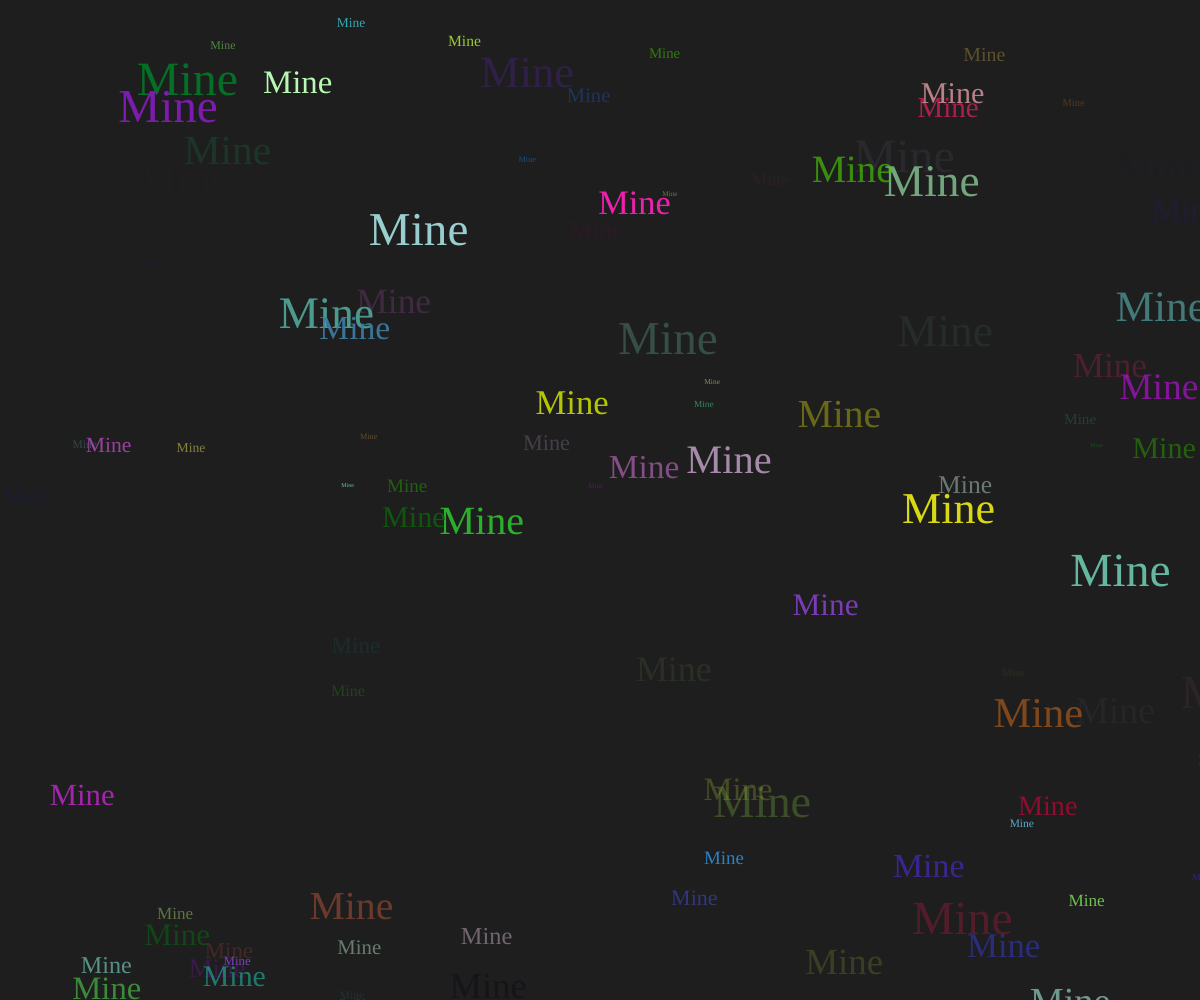
Frame 1 (no input)
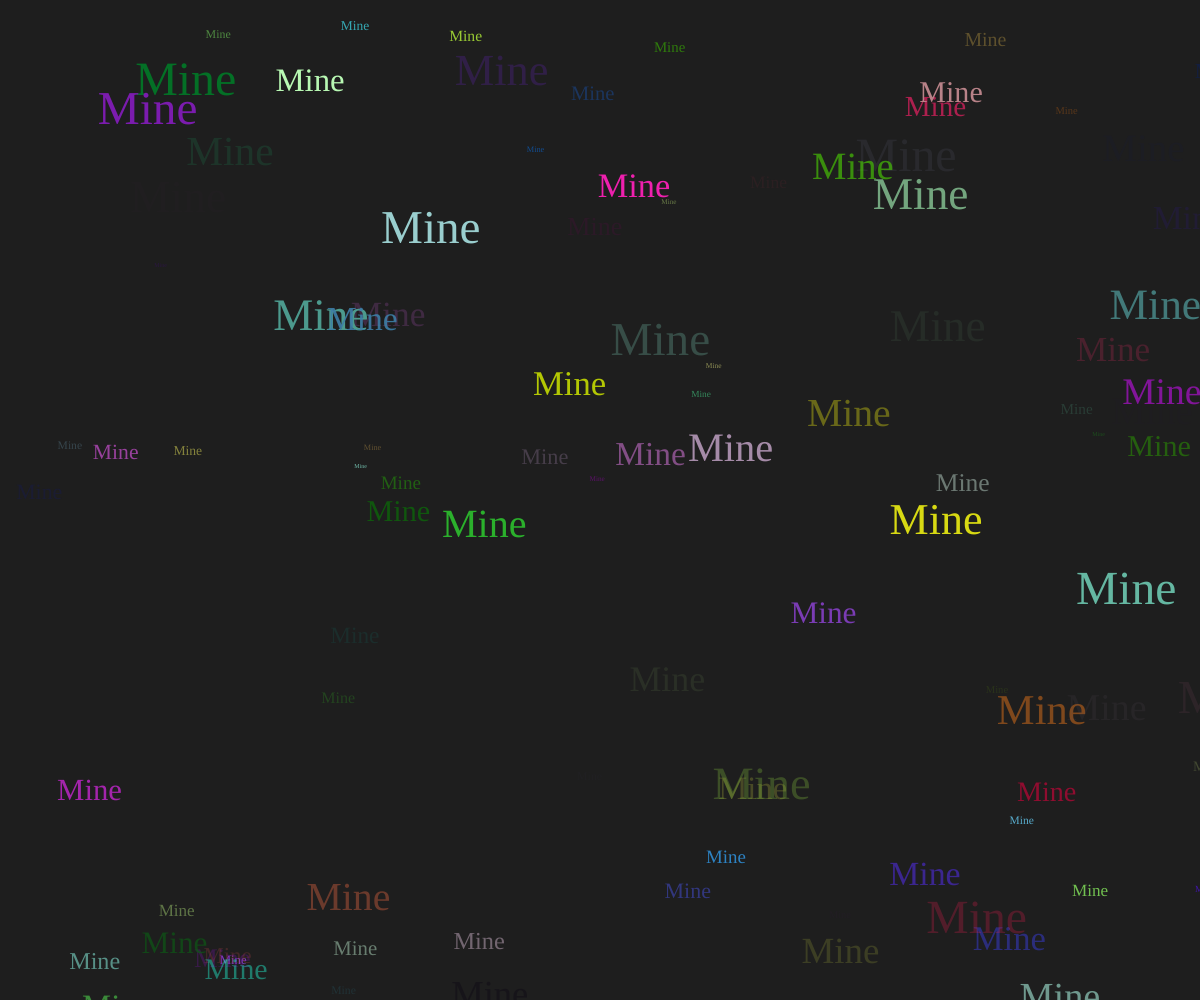
Frame 60 (no input)
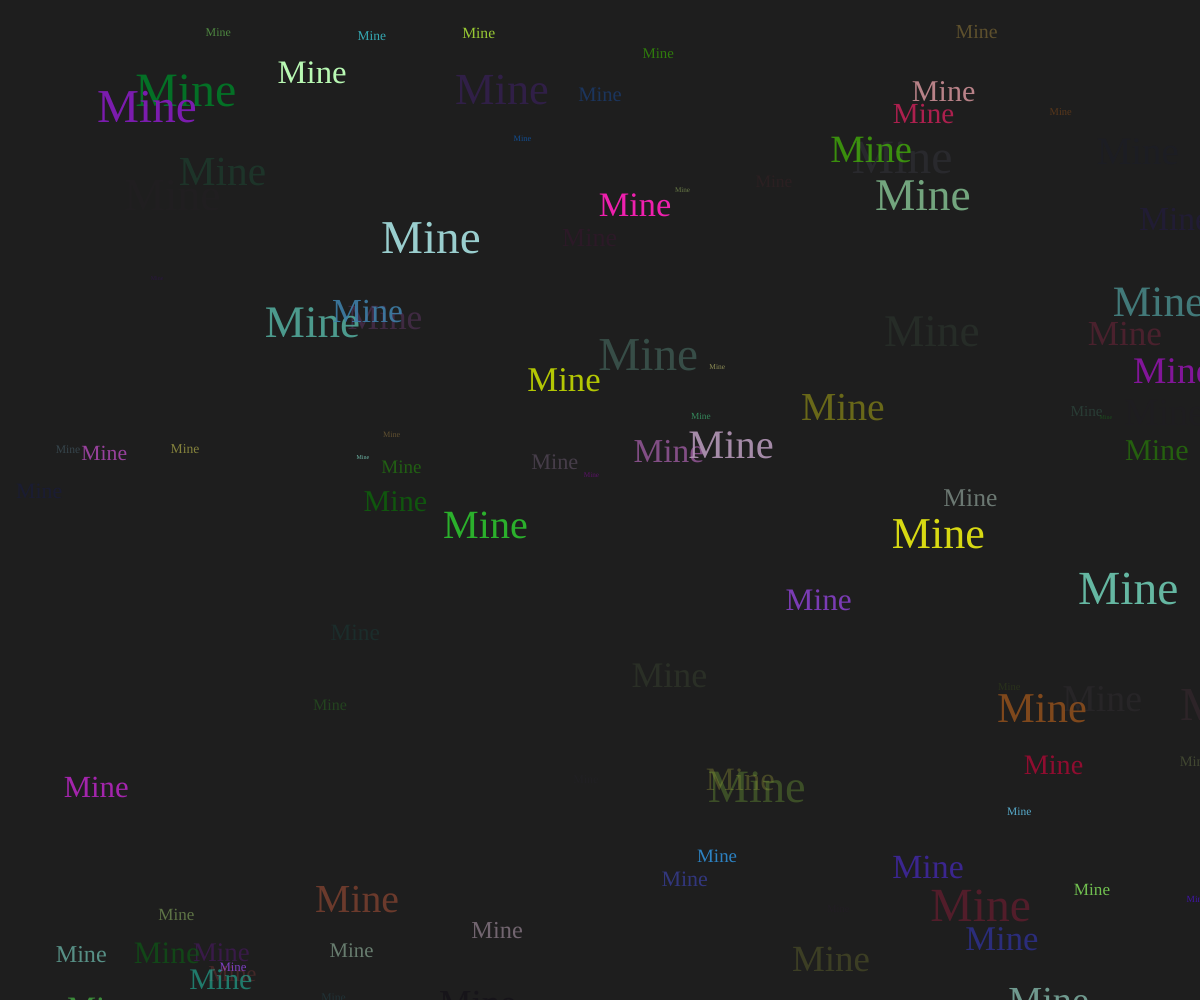
Frame 120 (the mouse pressed at the canvas centre since frame 60)

The p5.js sketch that drew these frames (run headless with seeded random() and noise() and a simulated clock; from frame 60 on, the mouse is pressed at the canvas centre):

// p5.js sketch
// ── sketch.js
let canvas;
let paragraphs = [];
let num_paragraph = 100;
let x = 0;
let y = 0;

// Resive the canvas when the size of the browser changes
function windowResized() {
	resizeCanvas(windowWidth, windowHeight);
	setup();
}

function setup() {
	canvas = createCanvas(windowWidth, windowHeight);
	canvas.position(0, 0);
	canvas.style('z-index', '-1');

	for (let i = 0; i < num_paragraph; i++) {
		paragraphs.push(createP('Mine'));
		let size = random(0.25, 3);
		let opacity = random();
		let red = random(255);
		let green = random(255);
		let blue = random(255);
		paragraphs[i].style('font-size', `${size}em`);
		paragraphs[i].style('font-family', '"Gill Sans"');
		paragraphs[i].style('opacity', `${opacity}`);
		paragraphs[i].style('color', `rgb(${red}, ${green}, ${blue})`);
		paragraphs[i].position(random(0, windowWidth), random(0, windowHeight));
	}
}

function draw() {
	background(30);

	for (let p of paragraphs) {
		move(p);
	}

}

function move(p) {
	x = constrain(p.x + random(-2, 2), 0, windowWidth);
	y = constrain(p.y + random(-2, 2), 0, windowHeight);
	p.position(x, y);
}
